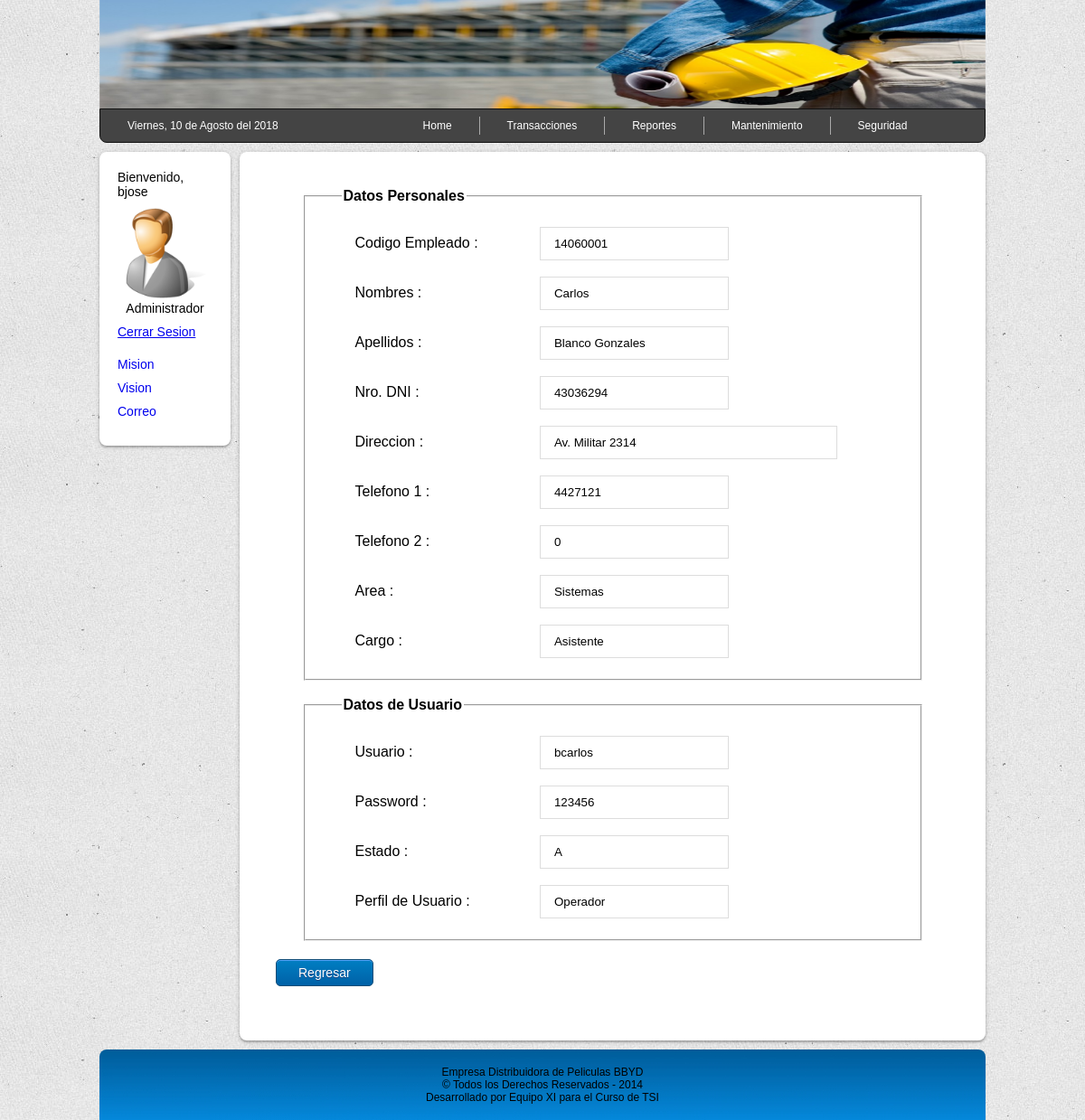
The page /vista/verusuario.php?usuario=bcarlos (signed in) on the database its author committed.
### tables this page shows
CREATE TABLE `empleado` (
  `idempleado` int(7) unsigned NOT NULL,
  `nombres` varchar(60) NOT NULL,
  `apellidopat` varchar(30) NOT NULL,
  `apellidomat` varchar(30) NOT NULL,
  `dni` int(8) NOT NULL,
  `direccion` varchar(60) NOT NULL,
  `telefono1` int(9) NOT NULL,
  `telefono2` int(9) NOT NULL,
  `idarea` int(4) NOT NULL,
  `idcargo` int(4) NOT NULL,
  PRIMARY KEY (`idempleado`)
);

CREATE TABLE `area` (
  `idarea` int(4) unsigned NOT NULL AUTO_INCREMENT,
  `area` varchar(20) NOT NULL,
  `descripcion` varchar(60) NOT NULL,
  PRIMARY KEY (`idarea`)
);

CREATE TABLE `cargo` (
  `idcargo` int(4) unsigned NOT NULL AUTO_INCREMENT,
  `cargo` varchar(20) NOT NULL,
  `descripcion` varchar(60) NOT NULL,
  PRIMARY KEY (`idcargo`)
);

CREATE TABLE `usuario` (
  `usuario` varchar(25) NOT NULL,
  `password` varchar(25) NOT NULL,
  `estado` varchar(1) NOT NULL DEFAULT 'A',
  `idempleado` int(4) NOT NULL,
  `idperfil` int(4) NOT NULL,
  PRIMARY KEY (`usuario`)
);

CREATE TABLE `perfil` (
  `idperfil` int(4) unsigned NOT NULL AUTO_INCREMENT,
  `perfil` varchar(60) NOT NULL,
  `descripcion` varchar(60) NOT NULL,
  PRIMARY KEY (`idperfil`)
);

### vista/verusuario.php (the view, shortened to what this page needs)
<?php
include('../modelo/conexion.php');
$enlace = "<a href='../modelo/logout.php'>Cerrar Sesion</a>";
$usuario = !empty($_GET['usuario']) ? $_GET['usuario'] : 0;
if ($usuario) {
	$queryDataUser = "select e.idempleado,nombres,apellidopat,apellidomat,dni,direccion,telefono1,telefono2,a.area,c.cargo,usuario,password,estado,perfil
from empleado e,usuario u,perfil p,cargo c,area a where e.idempleado=u.idempleado and u.idperfil=p.idperfil and e.idarea=a.idarea and e.idcargo=c.idcargo and usuario='$usuario'";
$resultDataUser = $conexion->query($queryDataUser);
$linea = $resultDataUser->fetch_assoc();
} else {
	header('Location: ../vista/usuarios.php');
	exit();
}
?>
<!DOCTYPE html>
<html lang="es">
<head>
	<link rel="stylesheet" href="../vista/css/style.css">
</head>
<body>
	<div class="container">
		<div class="header">
		</div>
		<div class="menu-div">
			<?php include('../vista/include/menu.php'); ?>
		</div>
		<div class="sidebar">
			<div class="menuside">
				<?php include('../vista/include/sidebar.php'); ?>
			</div>
		</div>
		<div class="content">
			<div class="main">
				<div>
					<fieldset class="data">
						<legend><strong>Datos Personales</strong></legend>
						<div class="divdata">
							<label for="idempleado">Codigo Empleado : </label>
							<input type="text" id="idempleado" name="idempleado" value="<?php echo $linea['idempleado'] ?>" readonly="readonly">
						</div>
						<div class="divdata">
							<label for="nombres">Nombres : </label>
							<input type="text" id="nombres" name="nombres" value="<?php echo $linea['nombres'] ?>" readonly="readonly">
						</div>
						<div class="divdata">
							<label for="apellidos">Apellidos : </label>
							<input type="text" id="apellidos" name="apellidos" value="<?php echo $linea['apellidopat'].' '.$linea['apellidomat']?>" readonly="readonly">
						</div>
						<div class="divdata">
							<label for="dni">Nro. DNI : </label>
							<input type="text" id="dni" name="dni" value="<?php echo $linea['dni'] ?>" readonly="readonly">
						</div>
						<div class="divdata">
							<label for="direccion">Direccion : </label>
							<input type="text" id="direccion" name="direccion" value="<?php echo $linea['direccion'] ?>" size="35" readonly="readonly">
						</div>
						<div class="divdata">
							<label for="telefono1">Telefono 1 : </label>
							<input type="text" id="telefono1" name="telefono1" value="<?php echo $linea['telefono1'] ?>" readonly="readonly">
						</div>
						<div class="divdata">
							<label for="telefono2">Telefono 2 : </label>
							<input type="text" id="telefono2" name="telefono2" value="<?php echo $linea['telefono2'] ?>" readonly="readonly">
						</div>
						<div class="divdata">
							<label for="area">Area : </label>
							<input type="text" id="area" name="area" value="<?php echo $linea['area'] ?>" readonly="readonly">
						</div>
						<div class="divdata">
							<label for="cargo">Cargo : </label>
							<input type="text" id="cargo" name="cargo" value="<?php echo $linea['cargo'] ?>" readonly="readonly">
						</div>
					</fieldset>
				</div>
				<br>
				<div>
					<fieldset class="data">
						<legend><strong>Datos de Usuario</strong></legend>
						<div class="divdata">
							<label for="usuario">Usuario : </label>
							<input type="text" id="usuario" name="usuario" value="<?php echo $linea['usuario'] ?>" readonly="readonly">
						</div>
						<div class="divdata">
							<label for="password">Password : </label>
							<input type="text" id="password" name="password" value="<?php echo $linea['password'] ?>" readonly="readonly">
						</div>
						<div class="divdata">
							<label for="estado">Estado : </label>
							<input type="text" id="estado" name="estado" value="<?php echo $linea['estado'] ?>" readonly="readonly">
						</div>
						<div class="divdata">
							<label for="idperfil">Perfil de Usuario : </label>
							<input type="text" id="idperfil" name="idperfil" value="<?php echo $linea['perfil'] ?>" readonly="readonly">
						</div>
					</fieldset>
				</div>
				<div class="divboton">
					<?php echo '<a href="javascript:history.back()" class=boton>Regresar</a>'; ?>
				</div>
			</div>
		</div>
		<div class="footer">
			<?php include('../vista/include/footer.php'); ?>
		</div>
	</div>
</body>
</html>

### vista/css/style.css (style rules this page uses)
body { background-image: url(../images/bg.jpg); font-family: sans-serif; font-size: 16px; margin: 0px; }
.container { width: 980px; margin: auto; }
.header { background-image: url(../images/header.jpg); background-attachment: fixed; background-repeat: no-repeat; background-position: top; background-size: 980px 120px; height: 120px; }
.content { float: left; width: 830px; }
.footer { clear: both; background-image: url(../images/background.jpg); padding: 18px; font-size: 12px; text-align: center; -moz-border-radius: 8px 8px 0 0; -webkit-border-radius: 8px 8px 0 0; border-radius: 8px 8px 0 0; }
.sidebar { float: left; width: 150px; }
.menuside { padding: 20px; margin: 10px 5px 10px 0px; background-color: white; border-radius: 8px; box-shadow: 0 2px 2px rgba(0,0,0,0.2), 0 1px 5px rgba(0,0,0,0.2); font-size: 14px; }
.main { padding: 40px; margin: 10px 0px 10px 5px; background-color: white; box-shadow: 0 2px 2px rgba(0,0,0,0.2), 0 1px 5px rgba(0,0,0,0.2); border-radius: 8px; }
.divboton { margin: 20px 0 20px 0; }
.boton { -moz-box-shadow:inset 0px 1px 0px 0px #54a3f7; -webkit-box-shadow:inset 0px 1px 0px 0px #54a3f7; box-shadow:inset 0px 1px 0px 0px #54a3f7; background:-webkit-gradient(linear, left top, left bottom, color-stop(0.05, #007dc1), color-stop(1, #0061a7)); background:-moz-linear-gradient(top, #007dc1 5%, #0061a7 100%); background:-webkit-linear-gradient(top, #007dc1 5%, #0061a7 100%); background:-o-linear-gradient(top, #007dc1 5%, #0061a7 100%); background:-ms-linear-gradient(top, #007dc1 5%, #0061a7 100%); background:linear-gradient(to bottom, #007dc1 5%, #0061a7 100%); filter:progid:DXImageTransform.Microsoft.gradient(startColorstr='#007dc1', endColorstr='#0061a7',GradientType=0); background-color:#007dc1; -moz-border-radius:5px; -webkit-border-radius:5px; border-radius:5px; border:1px solid #124d77; display:inline-block; color:#ffffff; font-family:Arial; font-size:14px; font-weight:normal; padding:6px 24px; text-decoration:none; text-shadow:0px 1px 0px #154682; }
.menu-div { padding: 0px; }
.formu, .data { width: 600px; margin: auto; }
.data { padding: 15px 40px; }
input[type=text], textarea, select { transition: all 0.30s ease-in-out; -webkit-transition: all 0.30s ease-in-out; -moz-transition: all 0.30s ease-in-out; border:#fff 1px solid; outline:none; padding: 10px 15px; margin: 5px 1px 3px 0px; border: 1px solid #DDDDDD; -moz-box-sizing: border-box; }
.divformu, .divdata { padding: 5px 0px; display: block; }
.divdata label { width: 200px; padding-left: 15px; display: inline-block; }

### rows shown on the page
empleado: idempleado "14060001", nombres "Carlos", apellidos "Blanco Gonzales", dni "43036294", direccion "Av. Militar 2314", telefono1 "4427121", telefono2 "0", area "Sistemas", cargo "Asistente", usuario "bcarlos", password "123456", estado "A", idperfil "Operador"

### other values the page prints
$_SESSION['usuario'] "bjose"
$_SESSION['perfil'] "Administrador"
